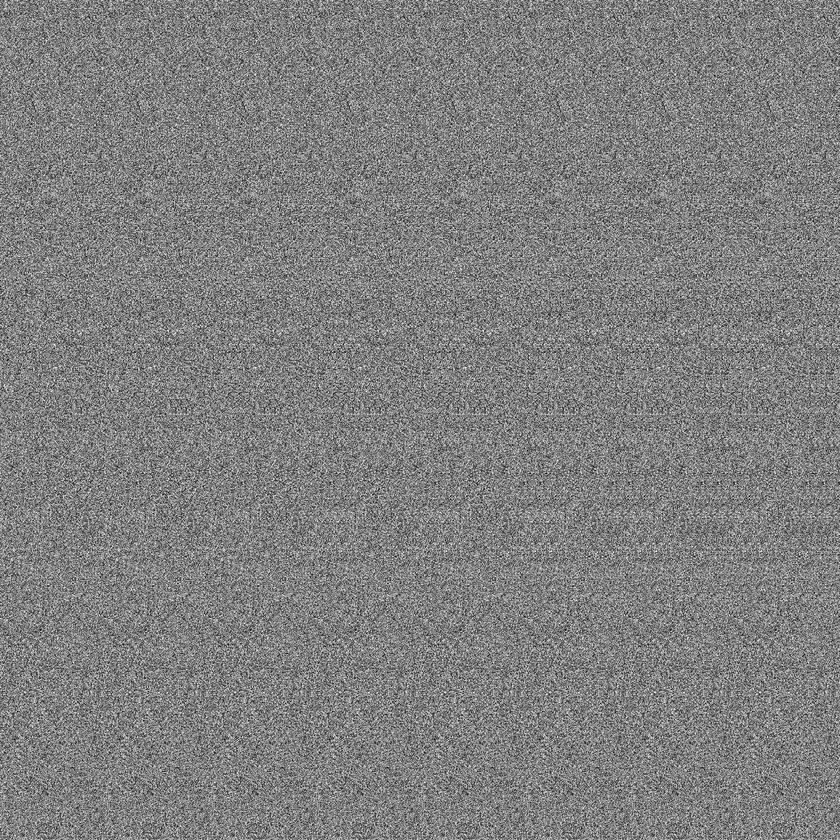
#> input picture output.png, 840 x 840 px, shrunk from 1600 x 1600 before the run
$ python asg.py output.png
#> lines starting #> are read from the running program, lines starting #| are printed output that depends on the picture
import numpy, argparse
from PIL import Image


def gen_pattern(width, height):
    return numpy.random.randint(0, 256, (int(width), int(height)))


if __name__ == "__main__":

    parser = argparse.ArgumentParser(description="Autostereogram (MagicEye) generator")
    parser.add_argument(
        "depthmap", type=str, help="Path to grayscale depth-map (white = close)"
    )

    parser.add_argument(
        "-o",
        "--output",
        type=str,
        default="output.png",
        help="Path to write output image",
    )

    parser.add_argument(
        "-p",
        "--pattern-div",
        type=int,
        default=8,
        help="Width of generated pattern (width n means 1/n of depth-map width)",
    )

    parser.add_argument(
        "-i", "--invert", action="store_true", help="Invert depthmap (white = far)"
    )

    args = parser.parse_args()
    invert = -1 if args.invert else 1

    depth_map = Image.open(args.depthmap).convert("RGB")
    depth_data = depth_map.load()

    out_img = Image.new("L", depth_map.size)
#> out_img: PIL image 840x840 L; every value is 0
    out_data = out_img.load()

    pattern_width = depth_map.size[0] / args.pattern_div
#> pattern_width = 105
    pattern = gen_pattern(pattern_width, depth_map.size[1])

    # Create stereogram
    for x in range(depth_map.size[0]):
        for y in range(depth_map.size[1]):

            if x < pattern_width:
                color = int(pattern[x, y])
            else:
                shift = depth_data[x, y][0] / args.pattern_div  # 255 is closest
                color = int(out_data[x - pattern_width + (shift * invert), y])

            out_data[x, y] = color
    out_img.save(args.output)
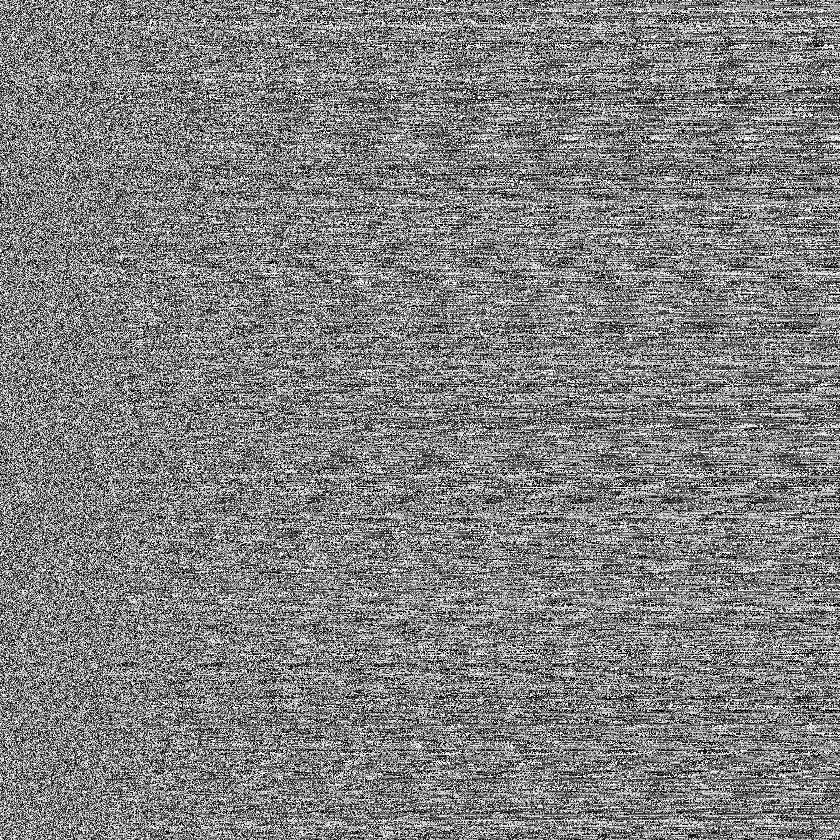
#> saved as output.png: PIL image 840x840 L; min 0, max 255, mean 128
